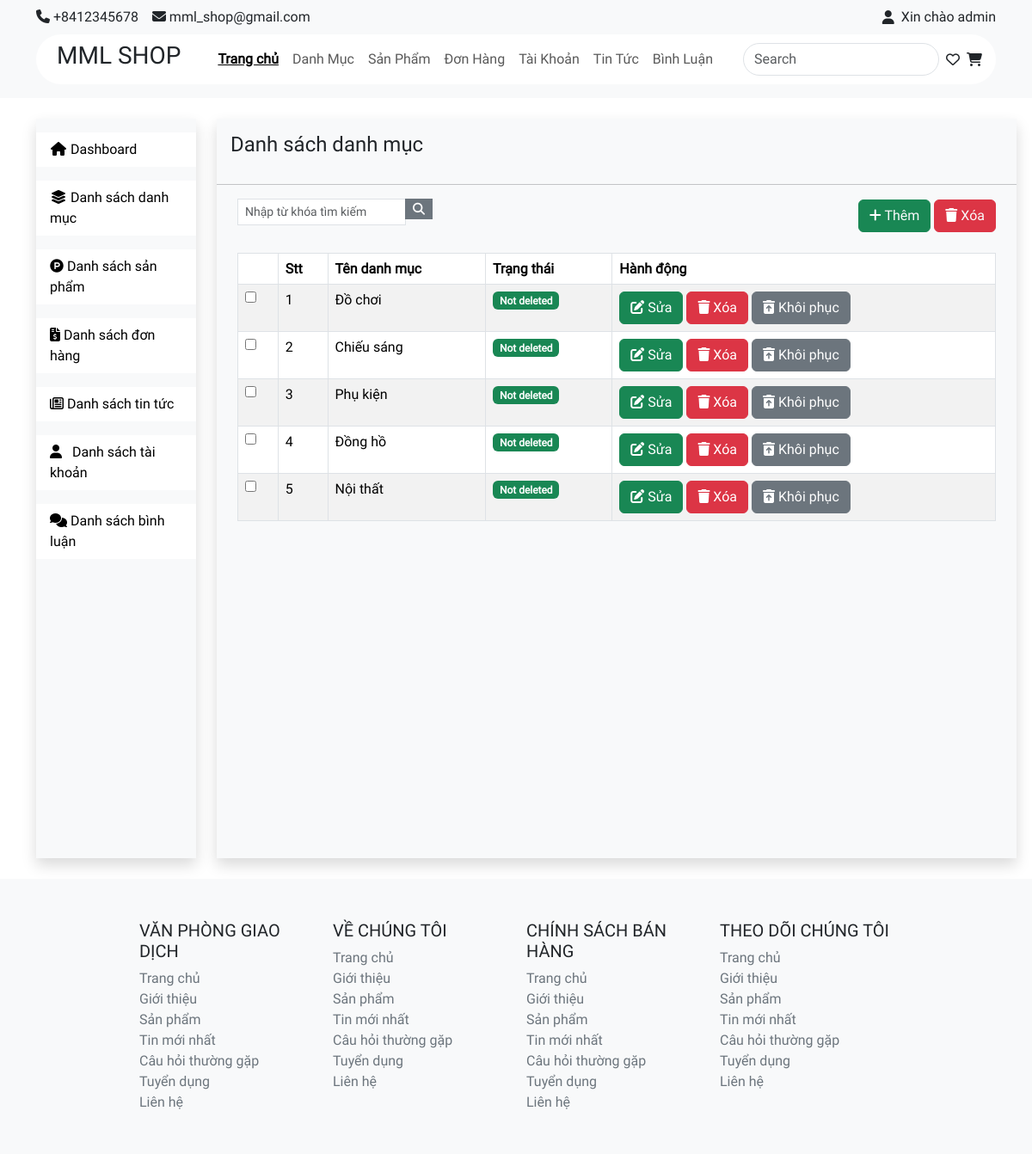
The app's page /admin/index.php?act=restore-category&id=1 with its own data.
### tables this page shows
CREATE TABLE `category` (
  `cate_id` int NOT NULL,
  `cate_name` varchar(255) NOT NULL,
  `cate_status` tinyint NOT NULL DEFAULT '1' COMMENT '1: Tồn tại\r\n0: Không tồn tại'
);

### admin/controller/categoryController.php (called while the page is built, shortened)
<?php
class CategoryController {
    public $categoryQuery;
    public function __construct() {
        $this -> categoryQuery = new CategoryQuery();
    }
            ?>
            <?php
    public function restore() {
        if (isset($_GET['id'])) {
           $cate_id = $_GET['id'];
           $cate_one = $this->categoryQuery->show_one_cate($cate_id);
        }
            ?>
            <?php
        $dsCate = $this->categoryQuery->all();
        include "view/category/list.php";
    }
}
?>

### admin/index.php (called while the page is built, shortened)
<?php
  include "../common/function.php";
include "controller/categoryController.php";
include "model/categoryQuery.php";
$act = $_GET['act'] ?? "";
match ($act) {
    '' => (new CategoryController()) -> list(),
    'list-product' => (new ProductController()) -> list(),
    'create-product' => (new ProductController()) -> create(),
    'read-one-product' => (new ProductController()) -> readOneProduct(),
    'delete-product' => (new ProductController()) -> deleteProduct(),
    'view-product-detail' => (new ProductController()) -> listProductDetail(),
    'create-product-detail' => (new ProductController()) -> createProductDetail(),
    'update-product-detail' => (new ProductController()) -> readOneProductDetail(),
    'delete-product-detail' => (new ProductController()) -> deleteProductDetail(),
    'list-category' => (new CategoryController()) -> list(),
    'create-category' => (new CategoryController()) -> create(),
    'update-category' => (new CategoryController()) -> update(),
    'delete-category' => (new CategoryController()) -> delete(),
    'restore-category' => (new CategoryController()) -> restore(),
  };
?>

### common/function.php (called while the page is built, shortened)
<?php
    function connectDB() {
        $host = DB_HOST;
        $port  = DB_PORT;
        $dbname = DB_NAME;
        try {
            $conn = new PDO ("mysql:host=$host;port=$port;dbname=$dbname",DB_USER,DB_PASS);
            return $conn;
        } catch (\Throwable $th) {
            echo "Lỗi";
        }
    }
    function convertToObjectCategory($row) {
        $category = new Category();
        $category -> cate_id = $row['cate_id'];
        $category -> cate_name = $row['cate_name'];
        $category -> cate_status = $row['cate_status'];
        return $category;
    }
?>

### admin/model/categoryQuery.php (called while the page is built, shortened)
<?php
class CategoryQuery {
    public $pdo;
    public function __construct() {
        $this->pdo = connectDB();
    }
    public function __destruct() {
        $this -> pdo = null;
    }
    public function all() {
        try {
            $sql = "select * from category";
            $data = $this->pdo->query($sql)->fetchAll();
            $dsCate = [];
            foreach ($data as $row) {
                $dsCate[] = convertToObjectCategory($row);
            }
            return $dsCate;
        } catch (Exception $e) {
            echo "Lỗi: ".$e ->getMessage();
            echo "<hr>";
        }
    }
    public function show_one_cate($cate_id) {
        try {
            $sql = "select * from category where cate_id = $cate_id";
            $data = $this->pdo->query($sql)->fetch();
            return $data;
        } catch (Exception $e) {
            echo "Lỗi: ".$e ->getMessage();
            echo "<hr>";
        }
    }
}
?>

### admin/view/category/list.php (the view, shortened to what this page needs)
<!DOCTYPE html>
<html lang="en">
<head>
    <link href="https://cdn.jsdelivr.net/npm/bootstrap@5.3.3/dist/css/bootstrap.min.css" rel="stylesheet">
    <link rel="stylesheet" href="../giaodien/style.css">
</head>
<body>
    <?php
    include "view/component/header.php"
    ?>
    <main class="d-flex container">
        <?php
        include "view/component/sidebar.php"
        ?>
        <div class="shadow bg-light pb-5 mt-4 ms-4 mb-4 col-md-10">
            <h4 class="p-3">Danh sách danh mục</h4>
            <hr>
            <div class="d-flex justify-content-between align-items-center">
                <form action="" class="ms-4">
                    <div class="input-group input-group-sm">
                        <input class="form-control rounded-0 mb-2" type="search" id="search" name="search" placeholder="Nhập từ khóa tìm kiếm" aria-label="Sizing example input" aria-describedby="inputGroup-sizing-sm">
                        <div class="input-group-sm">
                            <button type="button" class="btn btn-secondary rounded-0">
                                <i class="fa fa-search"></i>
                            </button>
                        </div>
                    </div>
                </form>
                <div class="me-4">
                    <button class="btn btn-success">
                        <i class="fa-solid fa-plus"></i>
                        <a href="?act=create-category" class="text-light">Thêm</a>
                    </button>
                    <button class="btn btn-danger">
                        <i class="fa-solid fa-trash"></i>
                        <a href="" class="text-light">Xóa</a>
                    </button>
                </div>
            </div>
            <div class="pt-4 ms-4 me-4">
                <table class="table table-striped table-hover table-bordered">
                    <thead>
                        <tr>
                            <th></th>
                            <th scope="col">Stt</th>
                            <th scope="col">Tên danh mục</th>
                            <th scope="col">Trạng thái</th>
                            <th scope="col">Hành động</th>
                        </tr>
                    </thead>
                    <tbody>
                        <?php
                        foreach ($dsCate as $key => $cate) {
                        ?>
                            <tr>
                                <td>
                                    <input type="checkbox">
                                </td>
                                <td scope="row"><?= $cate->cate_id?></td>
                                <td>
                                    <div style="white-space: nowrap; overflow: hidden; text-overflow: ellipsis; width: 100px;">
                                    <?= $cate->cate_name?>
                                    </div>
                                </td>
                                <td>
                                    <?php
                                    if ($cate->cate_status == 1) {
                                        ?>
                                            <span class="badge bg-success ">Not deleted</span>
                                        <?php
                                    } else {
                                        ?>
                                         <span class="badge bg-danger"> Delete</span>
                                        <?php
                                    }
                                    ?>
                                </td>
                                <td>
                                    <button class="btn btn-success ">
                                        <a href="?act=update-category&id=<?= $cate->cate_id?>" class="text-white">
                                            <i class="fa-solid fa-pen-to-square"></i> Sửa
                                        </a>
                                    </button>
                                    <button class="btn btn-danger">
                                        <a onclick=" return confirm('Bạn có muốn chuyển trạng thái danh mục không?')" href="?act=delete-category&id=<?= $cate->cate_id?>" class="text-white">
                                            <i class="fa-solid fa-trash"></i> Xóa
                                        </a>
                                    </button>
                                    <button class="btn btn-secondary">
                                        <a href="?act=restore-category&id=<?= $cate->cate_id?>" class="text-white">
                                        <i class="fa-solid fa-trash-can-arrow-up"></i> Khôi phục
                                        </a>
                                    </button>
                                </td>
                            </tr>
                        <?php
                        }
                        ?>
                    </tbody>
                </table>
            </div>
        </div>
    </main>
    <?php
    include "view/component/footer.php"
    ?>
</body>
</html>

### giaodien/style.css (style rules this page uses)
* { margin: 0; padding: 0; box-sizing: border-box; list-style-type: none; text-decoration: none; font-family: Roboto; }
a { text-decoration: none; color: black; }

### records on screen
category: cate_id "1", cate_name "Đồ chơi", cate_status "Not deleted"
category: cate_id "2", cate_name "Chiếu sáng", cate_status "Not deleted"
category: cate_id "3", cate_name "Phụ kiện", cate_status "Not deleted"
category: cate_id "4", cate_name "Đồng hồ", cate_status "Not deleted"
category: cate_id "5", cate_name "Nội thất", cate_status "Not deleted"
